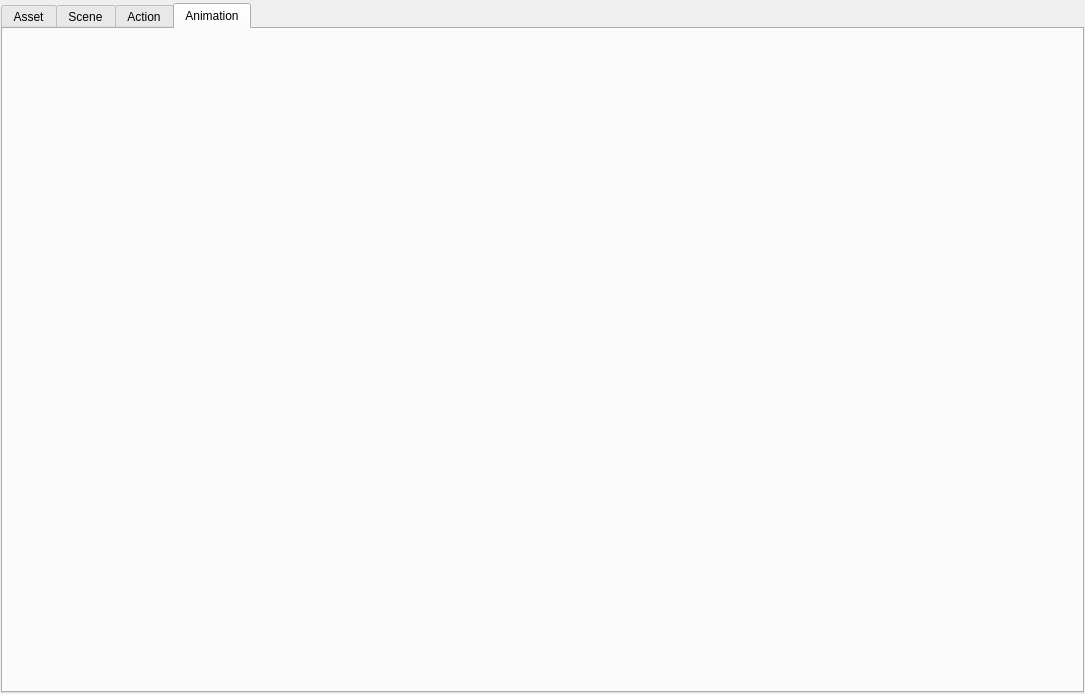
<?xml version="1.0" encoding="UTF-8"?>
<ui version="4.0">
 <class>Form</class>
 <widget class="QWidget" name="Form">
  <property name="geometry">
   <rect>
    <x>0</x>
    <y>0</y>
    <width>1085</width>
    <height>694</height>
   </rect>
  </property>
  <property name="sizePolicy">
   <sizepolicy hsizetype="Expanding" vsizetype="Expanding">
    <horstretch>0</horstretch>
    <verstretch>0</verstretch>
   </sizepolicy>
  </property>
  <property name="windowTitle">
   <string>Form</string>
  </property>
  <layout class="QGridLayout" name="gridLayout_2">
   <property name="leftMargin">
    <number>1</number>
   </property>
   <property name="topMargin">
    <number>3</number>
   </property>
   <property name="rightMargin">
    <number>1</number>
   </property>
   <property name="bottomMargin">
    <number>1</number>
   </property>
   <property name="spacing">
    <number>0</number>
   </property>
   <item row="0" column="0">
    <widget class="QTabWidget" name="tabWidget">
     <property name="font">
      <font>
       <pointsize>9</pointsize>
      </font>
     </property>
     <property name="currentIndex">
      <number>3</number>
     </property>
     <property name="usesScrollButtons">
      <bool>true</bool>
     </property>
     <widget class="QWidget" name="asset_page">
      <property name="sizePolicy">
       <sizepolicy hsizetype="Expanding" vsizetype="Expanding">
        <horstretch>0</horstretch>
        <verstretch>0</verstretch>
       </sizepolicy>
      </property>
      <attribute name="title">
       <string>Asset</string>
      </attribute>
      <layout class="QGridLayout" name="gridLayout_4" rowstretch="0">
       <property name="leftMargin">
        <number>0</number>
       </property>
       <property name="topMargin">
        <number>0</number>
       </property>
       <property name="rightMargin">
        <number>0</number>
       </property>
       <property name="bottomMargin">
        <number>0</number>
       </property>
       <property name="spacing">
        <number>0</number>
       </property>
      </layout>
     </widget>
     <widget class="QWidget" name="scene_page">
      <attribute name="title">
       <string>Scene</string>
      </attribute>
      <layout class="QGridLayout" name="gridLayout_9">
       <property name="leftMargin">
        <number>0</number>
       </property>
       <property name="topMargin">
        <number>0</number>
       </property>
       <property name="rightMargin">
        <number>0</number>
       </property>
       <property name="bottomMargin">
        <number>0</number>
       </property>
       <property name="spacing">
        <number>0</number>
       </property>
      </layout>
     </widget>
     <widget class="QWidget" name="action_page">
      <attribute name="title">
       <string>Action</string>
      </attribute>
      <layout class="QGridLayout" name="gridLayout_5">
       <property name="leftMargin">
        <number>0</number>
       </property>
       <property name="topMargin">
        <number>0</number>
       </property>
       <property name="rightMargin">
        <number>0</number>
       </property>
       <property name="bottomMargin">
        <number>0</number>
       </property>
       <property name="spacing">
        <number>0</number>
       </property>
      </layout>
     </widget>
     <widget class="QWidget" name="animation_page">
      <attribute name="title">
       <string>Animation</string>
      </attribute>
      <layout class="QGridLayout" name="gridLayout">
       <property name="leftMargin">
        <number>0</number>
       </property>
       <property name="topMargin">
        <number>0</number>
       </property>
       <property name="rightMargin">
        <number>0</number>
       </property>
       <property name="bottomMargin">
        <number>0</number>
       </property>
       <property name="spacing">
        <number>0</number>
       </property>
      </layout>
     </widget>
    </widget>
   </item>
  </layout>
 </widget>
 <resources/>
 <connections/>
</ui>
